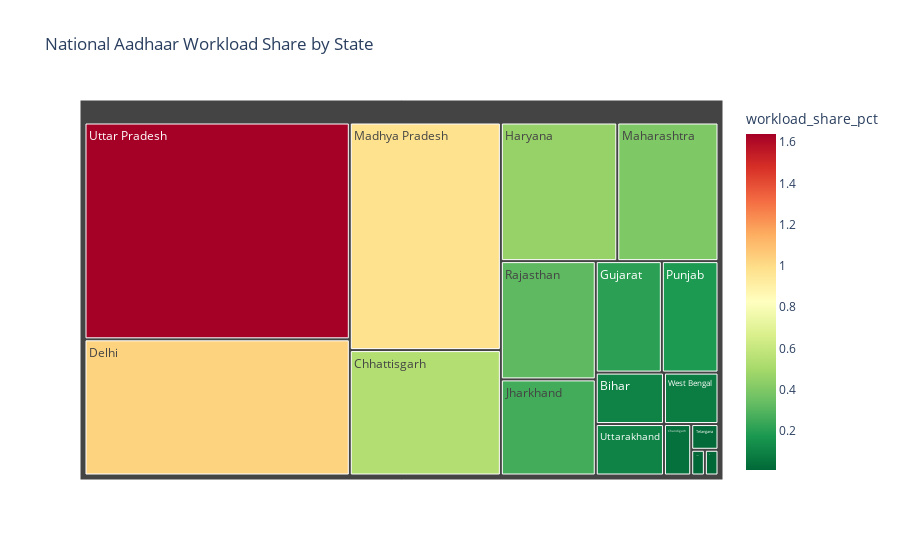

Notebook code cell kept with this figure:
### Code cell
import plotly.express as px

# Aggregating by State for a cleaner visual
state_share = df.groupby('state')['workload_share_pct'].sum().reset_index()

fig = px.treemap(state_share,
                 path=['state'],
                 values='workload_share_pct',
                 title='National Aadhaar Workload Share by State',
                 color='workload_share_pct',
                 color_continuous_scale='RdYlGn_r') # Red for high share/stress
fig.show()
fig.write_html("workload_treemap.html")

### Figure 1 — Plotly figure (JSON) as saved in the notebook; plotly's stock layout.template omitted (floating-point values rounded to 4 significant figures)
{"data": [{"branchvalues": "total", "customdata": [[NaN], [NaN], [NaN], [0.01], [0.1], [0.04], [0.54], [NaN], [1.03], [NaN], [0.21], [0.46], [NaN], [0.01], [0.26], [NaN], [NaN], [NaN], [NaN], [0.98], [0.4], [NaN], [NaN], [NaN], [NaN], [NaN], [NaN], [0.18], [0.32], [NaN], [NaN], [0.02], [NaN], [1.64], [0.1], [0.08]], "domain": {"x": [0.0, 1.0], "y": [0.0, 1.0]}, "hovertemplate": "labels=%{label}<br>workload_share_pct_sum=%{value}<br>parent=%{parent}<br>id=%{id}<br>workload_share_pct=%{color}<extra></extra>", "ids": ["Andaman And Nicobar Islands", "Andhra Pradesh", "Arunachal Pradesh", "Assam", "Bihar", "Chandigarh", "Chhattisgarh", "Dadra And Nagar Haveli And Daman And Diu", "Delhi", "Goa", "Gujarat", "Haryana", "Himachal Pradesh", "Jammu And Kashmir", "Jharkhand", "Karnataka", "Kerala", "Ladakh", "Lakshadweep", "Madhya Pradesh", "Maharashtra", "Manipur", "Meghalaya", "Mizoram", "Nagaland", "Odisha", "Pondicherry", "Punjab", "Rajasthan", "Sikkim", "Tamil Nadu", "Telangana", "Tripura", "Uttar Pradesh", "Uttarakhand", "West Bengal"], "labels": ["Andaman And Nicobar Islands", "Andhra Pradesh", "Arunachal Pradesh", "Assam", "Bihar", "Chandigarh", "Chhattisgarh", "Dadra And Nagar Haveli And Daman And Diu", "Delhi", "Goa", "Gujarat", "Haryana", "Himachal Pradesh", "Jammu And Kashmir", "Jharkhand", "Karnataka", "Kerala", "Ladakh", "Lakshadweep", "Madhya Pradesh", "Maharashtra", "Manipur", "Meghalaya", "Mizoram", "Nagaland", "Odisha", "Pondicherry", "Punjab", "Rajasthan", "Sikkim", "Tamil Nadu", "Telangana", "Tripura", "Uttar Pradesh", "Uttarakhand", "West Bengal"], "marker": {"coloraxis": "coloraxis", "colors": [NaN, NaN, NaN, 0.01, 0.1, 0.04, 0.54, NaN, 1.03, NaN, 0.21, 0.46, NaN, 0.01, 0.26, NaN, NaN, NaN, NaN, 0.98, 0.4, NaN, NaN, NaN, NaN, NaN, NaN, 0.18, 0.32, NaN, NaN, 0.02, NaN, 1.64, 0.1, 0.08]}, "name": "", "parents": ["", "", "", "", "", "", "", "", "", "", "", "", "", "", "", "", "", "", "", "", "", "", "", "", "", "", "", "", "", "", "", "", "", "", "", ""], "values": [0.0, 0.0, 0.0, 0.01, 0.1, 0.04, 0.54, 0.0, 1.03, 0.0, 0.21, 0.46, 0.0, 0.01, 0.26, 0.0, 0.0, 0.0, 0.0, 0.98, 0.4, 0.0, 0.0, 0.0, 0.0, 0.0, 0.0, 0.18, 0.32, 0.0, 0.0, 0.02, 0.0, 1.64, 0.1, 0.08], "type": "treemap"}], "layout": {"coloraxis": {"colorbar": {"title": {"text": "workload_share_pct"}}, "colorscale": [[0.0, "rgb(0,104,55)"], [0.1, "rgb(26,152,80)"], [0.2, "rgb(102,189,99)"], [0.3, "rgb(166,217,106)"], [0.4, "rgb(217,239,139)"], [0.5, "rgb(255,255,191)"], [0.6, "rgb(254,224,139)"], [0.7, "rgb(253,174,97)"], [0.8, "rgb(244,109,67)"], [0.9, "rgb(215,48,39)"], [1.0, "rgb(165,0,38)"]]}, "legend": {"tracegroupgap": 0}, "title": {"text": "National Aadhaar Workload Share by State"}}}
